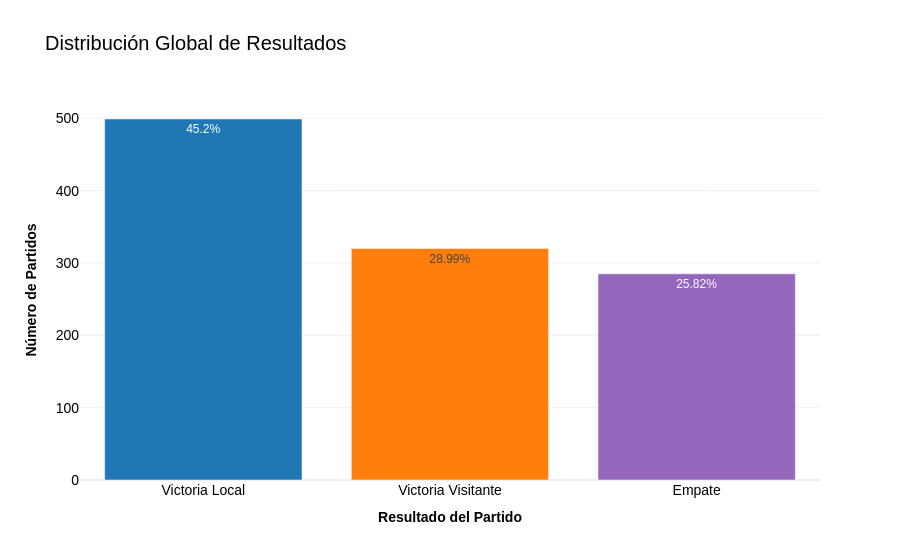

The code cell stored with this chart in its notebook:
### Code cell
# Preparar los datos de resultados
# Mapeamos los códigos originales (H, D, A) a nombres más descriptivos
result_map = {'H': 'Victoria Local', 'D': 'Empate', 'A': 'Victoria Visitante'}
df_results = df['FTR'].map(result_map).value_counts().reset_index()
df_results.columns = ['Resultado', 'Partidos']

# Calcular porcentajes para mostrar en el gráfico
total_matches = df_results['Partidos'].sum()
df_results['Porcentaje'] = (df_results['Partidos'] / total_matches * 100).round(2)

# Crear la visualización con Plotly
fig = px.bar(
    df_results, 
    x='Resultado', 
    y='Partidos',
    text=df_results['Porcentaje'].apply(lambda x: f'{x}%'), 
    color='Resultado',
    color_discrete_map={
        'Victoria Local': '#1f77b4', 
        'Empate': '#9467bd', 
        'Victoria Visitante': '#ff7f0e'
    },
    title='Distribución Global de Resultados'
)

# Estilizar el gráfico 
fig.update_layout(
    xaxis_title='<b>Resultado del Partido</b>',
    yaxis_title='<b>Número de Partidos</b>',
    title_font=dict(size=20, family='Arial', color='black'),
    template='plotly_white',
    showlegend=False,
    font=dict(family="Arial", size=12, color="black")
)

fig.update_xaxes(tickfont=dict(family='Arial', size=14, color='black'))
fig.update_yaxes(tickfont=dict(family='Arial', size=14, color='black'))

fig.show()

### Figure 1 — Plotly figure (JSON) as saved in the notebook; plotly's stock layout.template omitted (floating-point values rounded to 4 significant figures)
{"data": [{"hovertemplate": "Resultado=%{x}<br>Partidos=%{y}<br>text=%{text}<extra></extra>", "legendgroup": "Victoria Local", "marker": {"color": "#1f77b4", "pattern": {"shape": ""}}, "name": "Victoria Local", "orientation": "v", "showlegend": true, "text": ["45.2%"], "textposition": "auto", "type": "bar", "x": ["Victoria Local"], "xaxis": "x", "y": [499], "yaxis": "y"}, {"hovertemplate": "Resultado=%{x}<br>Partidos=%{y}<br>text=%{text}<extra></extra>", "legendgroup": "Victoria Visitante", "marker": {"color": "#ff7f0e", "pattern": {"shape": ""}}, "name": "Victoria Visitante", "orientation": "v", "showlegend": true, "text": ["28.99%"], "textposition": "auto", "type": "bar", "x": ["Victoria Visitante"], "xaxis": "x", "y": [320], "yaxis": "y"}, {"hovertemplate": "Resultado=%{x}<br>Partidos=%{y}<br>text=%{text}<extra></extra>", "legendgroup": "Empate", "marker": {"color": "#9467bd", "pattern": {"shape": ""}}, "name": "Empate", "orientation": "v", "showlegend": true, "text": ["25.82%"], "textposition": "auto", "type": "bar", "x": ["Empate"], "xaxis": "x", "y": [285], "yaxis": "y"}], "layout": {"barmode": "relative", "font": {"color": "black", "family": "Arial", "size": 12}, "legend": {"title": {"text": "Resultado"}, "tracegroupgap": 0}, "showlegend": false, "title": {"font": {"color": "black", "family": "Arial", "size": 20}, "text": "Distribución Global de Resultados"}, "xaxis": {"anchor": "y", "categoryarray": ["Victoria Local", "Victoria Visitante", "Empate"], "categoryorder": "array", "domain": [0, 1], "tickfont": {"color": "black", "family": "Arial", "size": 14}, "title": {"text": "<b>Resultado del Partido</b>"}}, "yaxis": {"anchor": "x", "domain": [0, 1], "tickfont": {"color": "black", "family": "Arial", "size": 14}, "title": {"text": "<b>Número de Partidos</b>"}}}}
